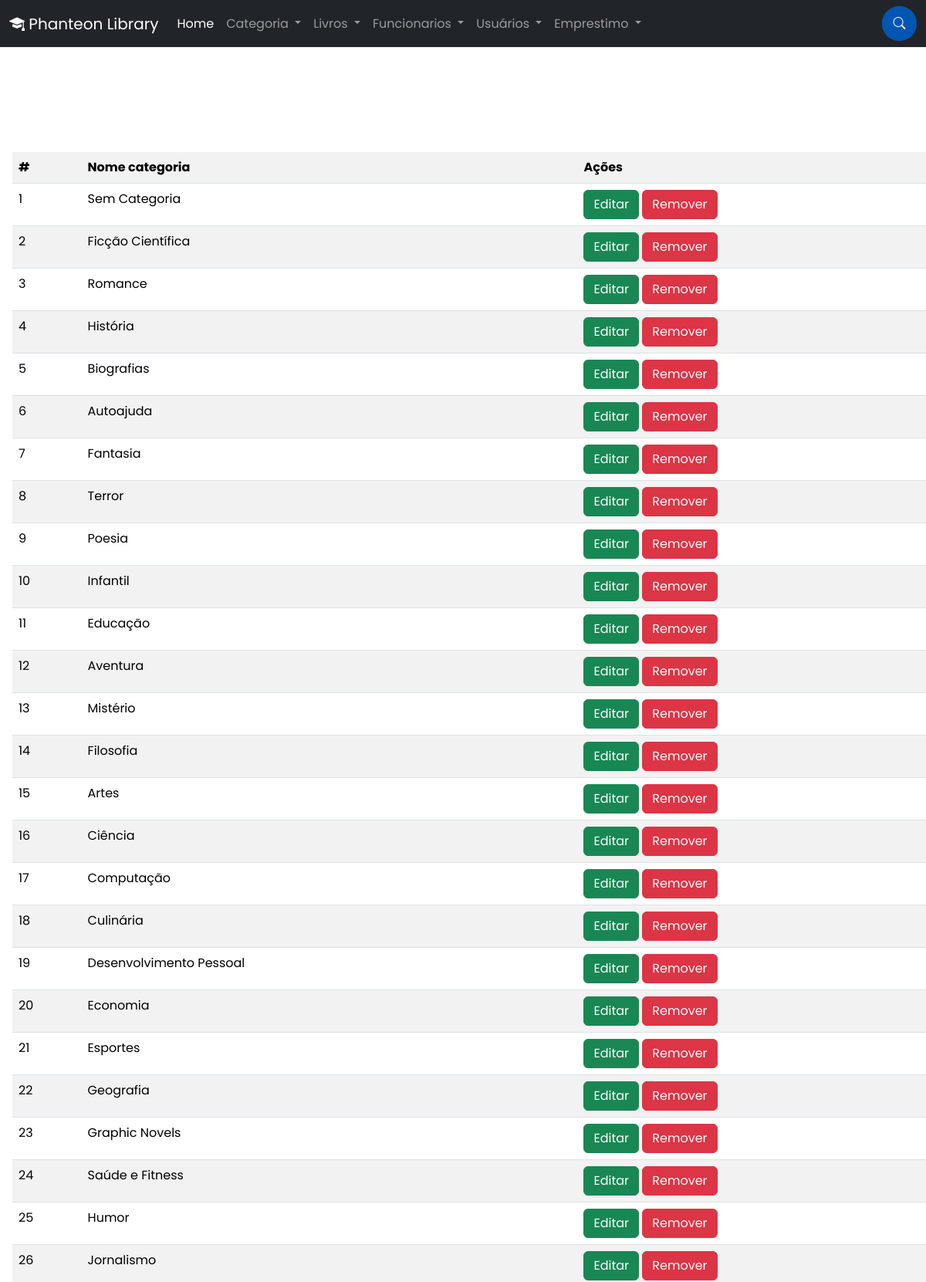
Screenshot of /?page=categoria-listar (upper part) with the database file from the repository.
### tables this page shows
CREATE TABLE categoria (
  id_categoria INTEGER UNSIGNED NOT NULL AUTO_INCREMENT,
  nome_categoria VARCHAR(45) NULL,
  PRIMARY KEY(id_categoria)
);

### categoria-listar.php (the view)
<h1 class='m-3'> Lista de categorias </h1>
<table class="table m-3 table-hover table-border table-striped">
    <tr>
        <th>#</th>
        <th>Nome categoria</th>
        <th>Ações</th>
    </tr>
    <?php
        $response = $conn->query("SELECT * FROM `categoria`");
        $qtd = $response->num_rows;
        if($qtd == 0){
            echo "<p class='m-4'><b>Não existem registros!</b></p>";
        } else {
            echo "<p class='m-4'>Encoutrou <b>$qtd</b> resultados.";
        }
        while($row = $response->fetch_object()){
            $id_categoria = $row->id_categoria;
            $nome_categoria = $row->nome_categoria;
            echo "<tr>";
                echo "<td> $id_categoria</td>";
                echo "<td> $nome_categoria</td>";
                echo "<td>
                    <button class='btn btn-success' onclick=\"location.href='?page=categoria-editar&id=$id_categoria'\">
                        Editar
                    </button>
                    <button class='btn btn-danger'
                        onclick=
                        \"
                            let resposta = confirm('Tem certeza que deseja Remover ?');
                            if (resposta)
                            {
                                location.href = '?page=categoria-salvar&acao=remover&id=$id_categoria';
                            }
                            else{false;}
                        \"
                    >
                        Remover
                    </button>
                    </td>";
            echo "</tr>";
        }
    ?>
</table>

### index.php (shortened to what this page needs)
<!doctype html>
<html lang="pt-br">
<head>
  <link href="https://cdn.jsdelivr.net/npm/bootstrap@5.3.2/dist/css/bootstrap.min.css" rel="stylesheet"
>
  <link rel="stylesheet" href="https://cdn.jsdelivr.net/npm/bootstrap-icons@1.11.1/font/bootstrap-icons.css">
  <link rel="stylesheet" href="css/style.css">
</head>
<body>
  <nav class="navbar navbar-expand-lg navbar-dark bg-dark">
    <div class="container-fluid">
      <a class="navbar-brand" href=""><i class="bi bi-mortarboard-fill"></i> Phanteon Library</a>
      <div class="collapse navbar-collapse justify-content-center" id="navbarSupportedContent">
        <ul class="navbar-nav mb-2 mb-lg-0">
          <li class="nav-item">
            <a class="nav-link active" aria-current="page" href="index.php">Home</a>
          </li>
          <li class="nav-item dropdown">
            <a class="nav-link dropdown-toggle" href="#" role="button" data-bs-toggle="dropdown" aria-expanded="false">
              Categoria
            </a>
          </li>
          <li class="nav-item dropdown">
            <a class="nav-link dropdown-toggle" href="#" role="button" data-bs-toggle="dropdown" aria-expanded="false">
              Livros
            </a>
          </li>
          <li class="nav-item dropdown">
            <a class="nav-link dropdown-toggle" href="#" role="button" data-bs-toggle="dropdown" aria-expanded="false">
              Funcionarios
            </a>
          </li>
          <li class="nav-item dropdown">
            <a class="nav-link dropdown-toggle" href="#" role="button" data-bs-toggle="dropdown" aria-expanded="false">
              Usuários
            </a>
          </li>
          <li class="nav-item dropdown">
            <a class="nav-link dropdown-toggle" href="#" role="button" data-bs-toggle="dropdown" aria-expanded="false">
              Emprestimo
            </a>
          </li>
        </ul>
      </div>
      <div class="box-busca">
        <div class="search-box">
          <form method="post" action="#">
            <button class="search-box-button"><i class="search-box-icone bi bi-search"></i></button>
          </form>
        </div>
      </div>
    </div>
  </nav>
  <div class="conteiner mt">
    <div class="row">
      <div class="col">
        <?php
                    include("config.php");
                    switch (@$_REQUEST['page']){
                        case 'categoria-listar':
                            include('categoria-listar.php');
                            break;
                        }
                ?>
      </div>
    </div>
  </div>
</body>
</html>

### css/style.css (style rules this page uses)
* { margin: 0; padding: 0; box-sizing: border-box; font-family: 'Poppins', sans-serif; }
body { position: absolute; top: 0; left: 0; width: 100%; height: 100%; background: url("../images/background.png") no-repeat; background-size: cover; background-position: center; color: #ffffff; }
.box-busca { display: flex; flex-direction: column; justify-content: center; align-items: flex-end; width: 100%; height: 100%; }
.search-box form { display: flex; border-radius: 50px; background-color: #4c4c4c; height: 45px; }
.search-box-button { display: flex; border-radius: 50%; width: 45px; height: 45px; background-color: #0056b3; border: none; cursor: pointer; transition: .3s; }
.search-box-icone { margin: auto; color: #fff; }

### rows the page displays
categoria: id_categoria "1", nome_categoria "Sem Categoria"
categoria: id_categoria "2", nome_categoria "Ficção Científica"
categoria: id_categoria "3", nome_categoria "Romance"
categoria: id_categoria "4", nome_categoria "História"
categoria: id_categoria "5", nome_categoria "Biografias"
categoria: id_categoria "6", nome_categoria "Autoajuda"
categoria: id_categoria "7", nome_categoria "Fantasia"
categoria: id_categoria "8", nome_categoria "Terror"
categoria: id_categoria "9", nome_categoria "Poesia"
categoria: id_categoria "10", nome_categoria "Infantil"
categoria: id_categoria "11", nome_categoria "Educação"
categoria: id_categoria "12", nome_categoria "Aventura"
categoria: id_categoria "13", nome_categoria "Mistério"
categoria: id_categoria "14", nome_categoria "Filosofia"
categoria: id_categoria "15", nome_categoria "Artes"
categoria: id_categoria "16", nome_categoria "Ciência"
categoria: id_categoria "17", nome_categoria "Computação"
categoria: id_categoria "18", nome_categoria "Culinária"
categoria: id_categoria "19", nome_categoria "Desenvolvimento Pessoal"
categoria: id_categoria "20", nome_categoria "Economia"
categoria: id_categoria "21", nome_categoria "Esportes"
categoria: id_categoria "22", nome_categoria "Geografia"
categoria: id_categoria "23", nome_categoria "Graphic Novels"
categoria: id_categoria "24", nome_categoria "Saúde e Fitness"
categoria: id_categoria "25", nome_categoria "Humor"
categoria: id_categoria "26", nome_categoria "Jornalismo"
